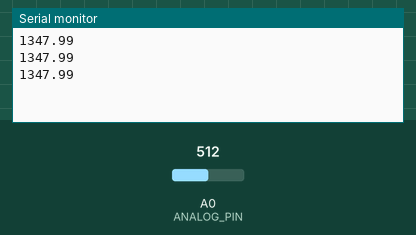
A sketch run on a simulated Arduino Zero (SAMD21). On the bench: the last lines printed to the serial monitor. The test bench sets the inputs (shaded band); at power-on: A0 (ANALOG_PIN) = 512 (analog values on the 0–1023 scale).

Above: at 1.3 s.
1.4 s: A0 (ANALOG_PIN) set to 716
At 1.81 s:
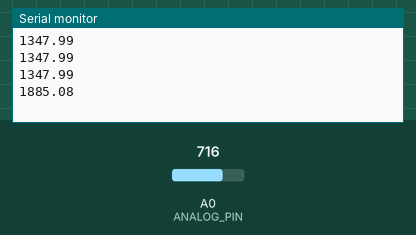
2.9 s: A0 (ANALOG_PIN) set to 900
At 3.4 s:
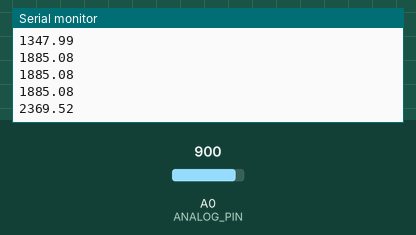
Timing chart, 0 to 5.9 s (numbered marks = the images above; inputs shaded):
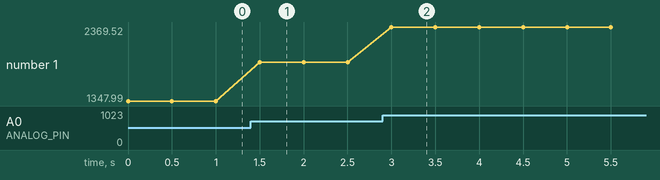

Measured:
- after the input at 1.4 s, the serial monitor: prints a new line after 0.10 s (image 1)
- after the input at 2.9 s, the serial monitor: prints a new line after 0.10 s (image 2)
- plotted number 1: 1347.99 → 1885.08 after the input at 1.4 s, 1885.08 → 2369.52 after the input at 2.9 s

The sketch:

Prog2.ino
```cpp
// TP2 - Prog 2

#define SAMPLE_PERIOD 500 // en ms
#define ANALOG_PIN A0

float sensorValueLux;

unsigned long time;
long previousTime;

void setup() {
  //analogReference(AR_INTERNAL1V0);
  analogReference(AR_DEFAULT);
  analogReadResolution(10);
  Serial.begin(9600);
  previousTime = -SAMPLE_PERIOD;
}

void loop() {
  time = millis();

  if(time - previousTime >= SAMPLE_PERIOD) {
    sensorValueLux = getPhotoTransistorLux();
    Serial.println(sensorValueLux);
    previousTime = time;
  }
}

float getPhotoTransistorLux() {
  // AR_DEFAULT
  // Valeur min 0 pour 0V
  // Valeur max 1023 pour (3.3 - q)V
  // Valeur centrale : 512 pour 1.65V
  // q = 3.3/1024 # 3.223mV
  // Vlight1 = R1*IPCE => IPCE = Vlight1/R1
  // IPCE = Vlight1/51*10^(-3) A
  // IPCE = 1000/51*Vlight1 en uA (1)
  // Pour 10 lux IPCE/IPCE(1000lx)) = 0.01
  // Pour 100 lux IPCE/IPCE(1000lx) = 0.1
  // ...
  // Pour 10000 lux IPCE/IPCE(1000lx) = 10
  // ...
  // Ev(lux) = 1000*IPCE/IPCE(1000lx)
  // Avec (1) :
  // Ev(lux) = 1000000/(51*IPCE(1000lx))*Vlight1
  // avec IPCE(1000lx) en uA. Si on prend 24uA
  // Ev(lux) = 1000000/(51*24)*3.3/1024*N
  // N étant le nombre donné par le CAN
  // Ev (lux) = 3300000/1253376*N
  // Ev (lux) # 2.6328*N pour IPCE(1000lx) = 24uA
  // Si on prend IPCE(1000lx) = 16uA on aura :
  // Ev (lux) # 3.9493*N
  // Et si on prend IPCE(1000lx) = 32uA on aura :
  // Ev (lux) # 1.9746*N
  static unsigned int valueInt;
  static float value;
  valueInt = analogRead(ANALOG_PIN);
  value = 2.6328*valueInt;
  return value;
}
```
